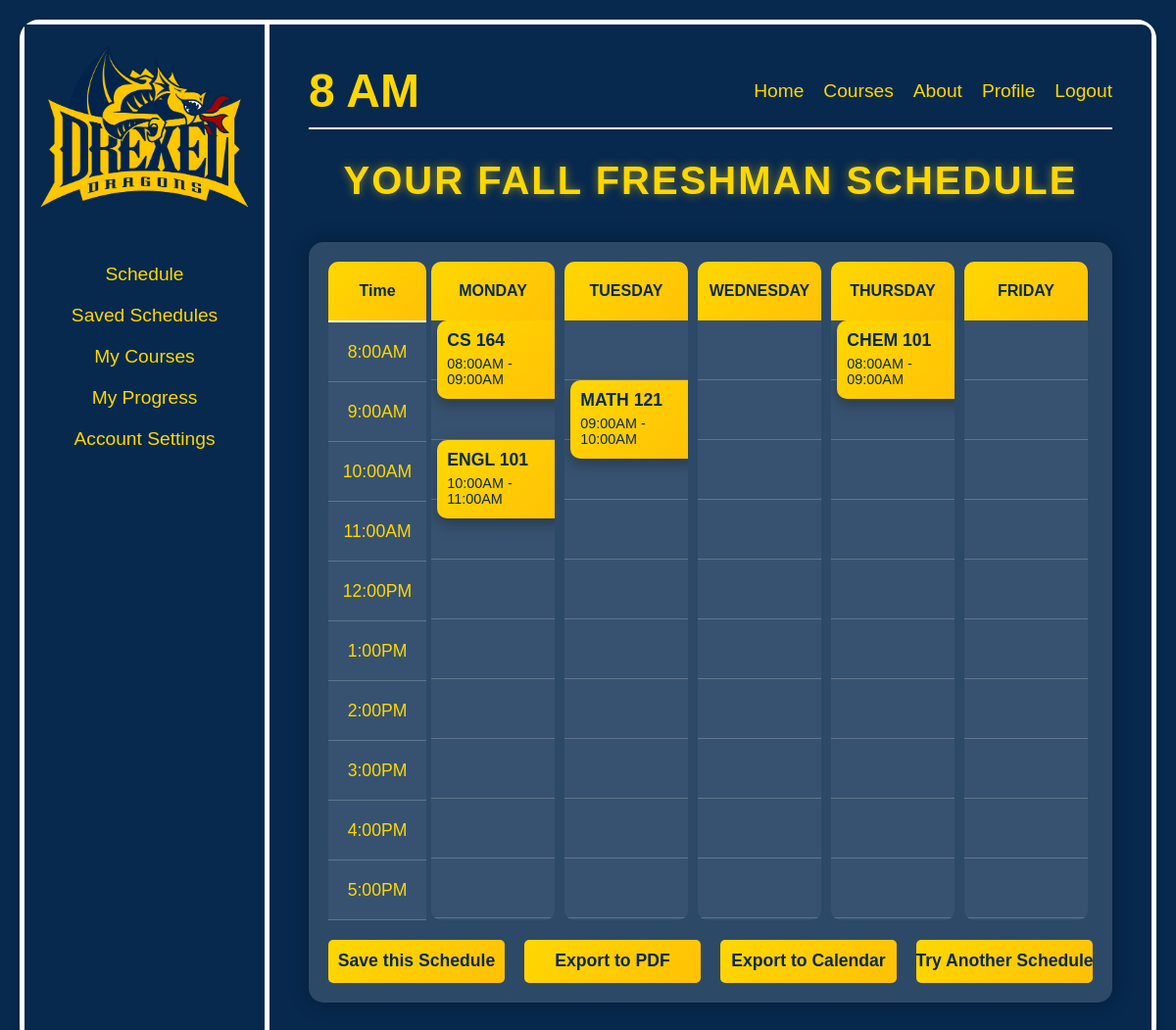
/display_schedule?schedule_id=6 (signed in), run on the app's committed database.
### app.py (models this page shows)
class Course(db.Model):
    crn = db.Column(db.Integer, primary_key=True)
    course_code = db.Column(db.String(50), nullable=False)
    course_name = db.Column(db.String(150), nullable=False)
    start_time = db.Column(db.String(10), nullable=False)
    end_time = db.Column(db.String(10), nullable=False)
    day = db.Column(db.String(10), nullable=False)

### app.py (the view)
@app.route('/display_schedule')
@login_required
def display_schedule():
    logger.debug(f"Accessing display_schedule for user {current_user.id}, session: {session}, args: {request.args}")
    schedule_id = request.args.get('schedule_id', session.get('schedule_id'), type=int)
    logger.debug(f"Schedule ID: {schedule_id}, source: {'request.args' if request.args.get('schedule_id') else 'session' if session.get('schedule_id') else 'none'}")
    schedule = session.get('schedule', [])
    if schedule_id:
        saved_schedule = Schedule.query.get(schedule_id)
        if saved_schedule and saved_schedule.user_id == current_user.id:
            courses_selected = list(set([course for course in [
                saved_schedule.course1, saved_schedule.course2, saved_schedule.course3,
                saved_schedule.course4, saved_schedule.course5
            ] if course]))
            logger.debug(f"Regenerating schedule ID {schedule_id} with courses {courses_selected}")
            schedule = generate_schedule(
                courses_selected,
                saved_schedule.start_time,
                saved_schedule.end_time,
                saved_schedule.spacing
            )
            if schedule:
                session['schedule'] = schedule
                session['schedule_id'] = schedule_id
                session['courses_selected'] = courses_selected
                session['start_time'] = saved_schedule.start_time
                session['end_time'] = saved_schedule.end_time
                session['spacing'] = saved_schedule.spacing
                logger.info(f"Regenerated schedule ID {schedule_id} for user {current_user.id}")
            else:
                logger.warning(f"Failed to regenerate schedule ID {schedule_id}")
                flash('Could not regenerate schedule. Please try again or create a new one.', 'error')
                logger.info("Redirecting to /schedule due to regeneration failure")
                return redirect(url_for('schedule'))
        else:
            logger.warning(f"Invalid or unauthorized schedule ID {schedule_id} for user {current_user.id}")
            flash('Invalid schedule ID or unauthorized access. Please generate a new schedule.', 'error')
            logger.info("Redirecting to /schedule due to invalid schedule ID")
            return redirect(url_for('schedule'))
    if not schedule:
        logger.error(f"No schedule available for user {current_user.id}")
        flash('No schedule generated. Please select courses and try again.', 'error')
        logger.info("Redirecting to /schedule due to no schedule")
        return redirect(url_for('schedule'))
    logger.info(f"Displaying schedule for user {current_user.id}, schedule_id={schedule_id}")
    return render_template('schedule_result.html', schedule=schedule, schedule_id=schedule_id, time_to_minutes=time_to_minutes)

### app.py (called while the page is built)
@login_manager.user_loader
def load_user(user_id):
    return User.query.get(int(user_id))

### templates/schedule_result.html (shortened to what this page needs)
<!DOCTYPE html>
<html lang="en">
<head>
    <link rel="stylesheet" href="{{ url_for('static', filename='styles.css') }}">
</head>
<body>
    <div class="container">
        <div class="sidebar">
            <img src="{{ url_for('static', filename='drexel_logo.png') }}" alt="Drexel Logo" class="logo">
            <ul class="sidebar-menu">
                <li><a href="{{ url_for('schedule') }}">Schedule</a></li>
                <li><a href="{{ url_for('saved_schedules') }}">Saved Schedules</a></li>
                <li><a href="#">My Courses</a></li>
                <li><a href="#">My Progress</a></li>
                <li><a href="{{ url_for('profile') }}">Account Settings</a></li>
            </ul>
        </div>
        <div class="main-content">
            <nav class="navbar">
                <span class="time">8 AM</span>
                <ul class="nav-links">
                    <li><a href="{{ url_for('dashboard') }}">Home</a></li>
                    <li><a href="#">Courses</a></li>
                    <li><a href="#">About</a></li>
                    <li><a href="{{ url_for('profile') }}">Profile</a></li>
                    <li><a href="{{ url_for('logout') }}">Logout</a></li>
                </ul>
            </nav>
            <h1>Your Fall Freshman Schedule</h1>
            <div id="scheduleContainer" class="schedule-container">
                {% if schedule and schedule|length > 0 %}
                    <div class="schedule-grid">
                        <div class="time-column">
                            <div class="time-header">Time</div>
                            {% for i in range(8, 18) %}
                                <div class="time-slot">{{ (i % 12) or 12 }}:00{{ 'AM' if i < 12 else 'PM' }}</div>
                            {% endfor %}
                        </div>
                        <div class="days-container">
                            {% for day in ['Monday', 'Tuesday', 'Wednesday', 'Thursday', 'Friday'] %}
                                <div class="day-column">
                                    <div class="day-header">{{ day }}</div>
                                    <div class="day-slots">
                                        {% for i in range(8, 18) %}
                                            <div class="slot">
                                                {% for event in schedule %}
                                                    {% if event[0] == day %}
                                                        {% set start_minutes = time_to_minutes(event[3]) %}
                                                        {% set end_minutes = time_to_minutes(event[4]) %}
                                                        {% set slot_start = i * 60 %}
                                                        {% if start_minutes >= slot_start and start_minutes < slot_start + 60 %}
                                                            <div class="course-card" style="height:{{ ((end_minutes - start_minutes) / 60 * 60) if end_minutes and start_minutes else 0 }}px; top:{{ ((start_minutes - slot_start) / 60 * 60) if start_minutes else 0 }}px;">
                                                                <div class="course-title">{{ event[1] }}</div>
                                                                <div class="course-time">{{ event[3] }} - {{ event[4] }}</div>
                                                            </div>
                                                        {% endif %}
                                                    {% endif %}
                                                {% endfor %}
                                            </div>
                                        {% endfor %}
                                    </div>
                                </div>
                            {% endfor %}
                        </div>
                    </div>
                {% else %}
                    <p class="no-schedule">No schedule generated. Try adjusting your preferences!</p>
                {% endif %}
                <div class="button-container">
                    {% if schedule and schedule|length > 0 %}
                        <button onclick="saveSchedule()" class="export-btn save-btn">Save this Schedule</button>
                    {% endif %}
                    <button onclick="exportToPDF()" class="export-btn">Export to PDF</button>
                    <div class="export-calendar-container">
                        <button class="export-btn export-calendar-btn" aria-haspopup="true" aria-expanded="false">Export to Calendar</button>
                    </div>
                    <button class="export-btn" id="try-another-schedule">Try Another Schedule</button>
                </div>
            </div>
        </div>
    </div>
</body>
</html>

### static/styles.css (style rules this page uses)
body { margin: 0; font-family: Arial, sans-serif; background-color: #07294E; color: #FFD700; overflow-x: hidden; }
.container { display: flex; min-height: 100vh; border: 5px solid white; box-shadow: 0 9px 8px rgba(0, 0, 0, 0.2); margin: 20px; border-radius: 20px; background-color: #07294E; }
.sidebar { width: 250px; background-color: #07294E; color: white; padding: 20px; display: flex; flex-direction: column; align-items: center; text-align: center; border-right: 5px solid white; box-sizing: border-box; }
.logo { width: 215px; margin-bottom: 20px; display: block; }
.sidebar-menu { list-style: none; padding: 0; width: 100%; }
.sidebar-menu li { margin: 20px 0; }
.sidebar-menu a { color: #FFD700; text-decoration: none; font-size: 1.2em; transition: color 0.3s; }
.main-content { flex-grow: 1; padding: 40px; color: #FFD700; background-color: #07294E; border-radius: 0 10px 10px 0; }
.navbar { display: flex; justify-content: space-between; align-items: center; border-bottom: 2px solid white; padding-bottom: 10px; margin-bottom: 30px; }
.time { font-size: 3em; font-weight: bold; }
.nav-links { list-style: none; display: flex; gap: 20px; padding: 0; margin: 0; }
.nav-links a { color: #FFD700; text-decoration: none; font-size: 1.2em; transition: color 0.3s; }
h1 { text-align: center; margin: 0 0 40px; font-size: 2.5em; letter-spacing: 2px; text-transform: uppercase; color: #FFD700; text-shadow: 0 0 10px rgba(255, 215, 0, 0.5); }
button, .generate-btn, .action-btn { background: linear-gradient(135deg, #FFD700, #FFC107); color: #07294E; border: none; padding: 10px 20px; cursor: pointer; border-radius: 5px; font-size: 1.1em; font-weight: bold; transition: transform 0.3s, box-shadow 0.3s; }
.schedule-container { background: rgba(255, 255, 255, 0.15); padding: 20px; border-radius: 15px; box-shadow: 0 0 20px rgba(0, 0, 0, 0.3); }
.schedule-grid { display: flex; }
.time-column { width: 100px; display: flex; flex-direction: column; }
.time-header { height: 60px; background: linear-gradient(135deg, #FFD700, #FFC107); color: #07294E; font-weight: bold; display: flex; align-items: center; justify-content: center; border-bottom: 2px solid white; border-radius: 10px 10px 0 0; }
.time-slot { height: 60px; display: flex; align-items: center; justify-content: center; background-color: rgba(255, 255, 255, 0.05); border-bottom: 1px solid rgba(255, 255, 255, 0.2); font-size: 1.1em; }
.days-container { display: flex; flex-grow: 1; }
.day-column { flex: 1; display: flex; flex-direction: column; margin: 0 5px; }
.day-header { height: 60px; background: linear-gradient(135deg, #FFD700, #FFC107); color: #07294E; font-weight: bold; display: flex; align-items: center; justify-content: center; border-radius: 10px 10px 0 0; text-transform: uppercase; }
.day-slots { position: relative; flex-grow: 1; background-color: rgba(255, 255, 255, 0.05); border-radius: 0 0 10px 10px; overflow: hidden; }
.slot { height: 60px; border-bottom: 1px solid rgba(255, 255, 255, 0.2); position: relative; }
.course-card { position: absolute; width: 90%; left: 5%; background: linear-gradient(135deg, #FFD700, #FFC107); color: #07294E; padding: 10px; border-radius: 10px; box-shadow: 0 5px 15px rgba(0, 0, 0, 0.3); animation: slideIn 0.5s ease-out forwards; }
.course-title { font-weight: bold; font-size: 1.1em; margin-bottom: 5px; }
.course-time { font-size: 0.9em; }
.button-container { display: flex; justify-content: center; align-items: center; gap: 20px; margin-top: 20px; flex-wrap: wrap; }
.export-btn { background: linear-gradient(135deg, #FFD700, #FFC107); color: #07294E; border: none; padding: 10px 20px; cursor: pointer; border-radius: 5px; font-size: 1.1em; font-weight: bold; transition: transform 0.3s, box-shadow 0.3s; width: 180px; height: 44px; line-height: 1.2; text-align: center; box-sizing: border-box; display: flex; align-items: center; justify-content: center; white-space: nowrap; overflow: hidden; text-overflow: ellipsis; }
.export-calendar-container { position: relative; display: flex; align-items: center; }
.export-calendar-btn { width: 180px; height: 44px; }

### data on the page
Course: course_code "CS 164", start_time "08:00AM", end_time "09:00AM"
Course: course_code "ENGL 101", start_time "10:00AM", end_time "11:00AM"
Course: course_code "MATH 121", start_time "09:00AM", end_time "10:00AM"
Course: course_code "CHEM 101", start_time "08:00AM", end_time "09:00AM"

### other printed values
{{ (i % 12) or 12 }} "8" "9" "10" "11" "12" "1" "2" "3" "4" "5"
{{ 'AM' if i < 12 else 'PM' }} "AM" "AM" "AM" "AM" "PM" "PM" "PM" "PM" "PM" "PM"
{{ day }} "MONDAY" "TUESDAY" "WEDNESDAY" "THURSDAY" "FRIDAY"
